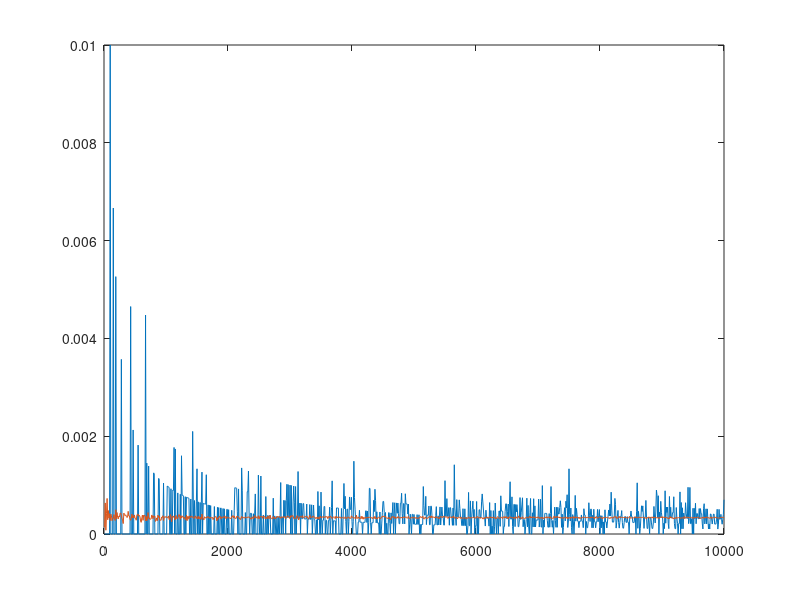

This figure's MATLAB source:

% fahad mostafa @ttu 2019
clear all; 
clc;
a=8;
lamda = 1;
t=lamda -(1/a);
mt= lamda/(lamda-t);

m=1000;
for j=1:m
    n=10*j;
    u=rand(1,n);
    expo=-log(u); % generating data from exponential

%classical monte carlo estimate estimate
for i=1:length(expo)
if expo(i)>=a
    gx1(i)=1;
else
    gx1(i)= 0;
end
end
theta_hat(j)=(1/n)*sum(gx1);   % monte carlo
end 


%Importance Sampling 

lamda = 1;
t=lamda -(1/a);
mt= lamda/(lamda-t);
tic  % time of convergence 
m=1000;

for j=1:m
    n=10*j;
    u=rand(1,n);
    x = -a*log(u); % generating data from exponential
%tilted sampling
for i=1:length(x)
if x(i)>=a
gx(i)=exp(-t*x(i));
else
gx(i)= 0;
end
end
   theta_tilda(j)=(mt/n)*sum(gx);
end

figure(1);
plot(10*[1:m],theta_hat)

hold on;
plot(10*[1:m],theta_tilda)
